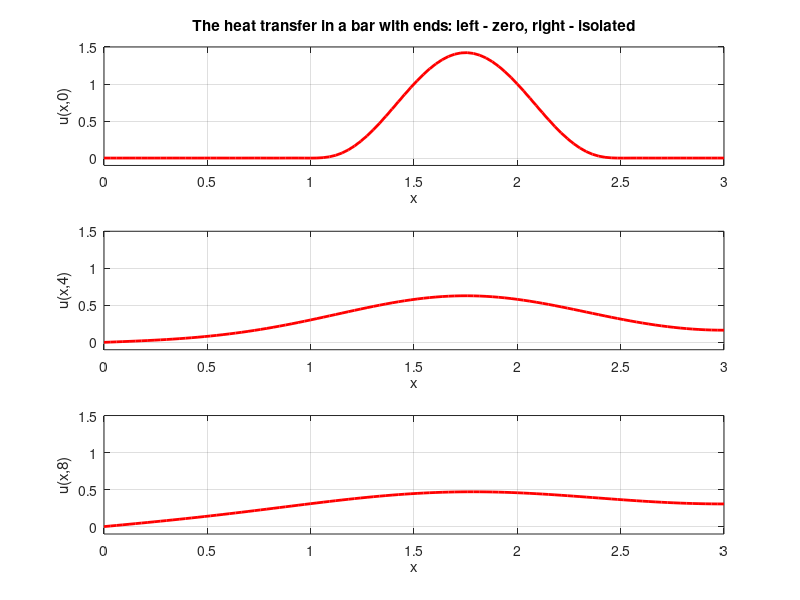

Reproduce this figure in MATLAB.
function HeatFourier1
 
L=3;a=0.2;
tmax=8;
t=linspace(0,tmax);
x=linspace(0,L);
 
function y=phi(x)
        for i=1:length(x)
        if 1<x(i) && x(i)<5/2
        y(i)=-(2*x(i)^2-7*x(i)+5)^3;
        else
        y(i)=0;
        end
        end
%y=1;
    end
 
    function y=heat(x,t)
K=30;
 y=0;
for k=0:K
    Xk=sin((2*k+1)*pi*x/(2*L));
    Ak=2*trapz(x, phi(x).*Xk)/L;
    Tk=Ak*exp(-(a*(2*k+1)*pi/(2*L))^2*t);
    y=y+Xk*Tk;
end
end
    
  for n=1:length(t)
    plot(x,heat(x,t(n)),'r','LineWidth',2)
    axis([0,L,-0.1,1.5])
    grid on
            xlabel('x')
            ylabel('The temtretaure u(x,t)')
            title('The heat transfer in a bar with ends: left - zero, right - isolated')
    getframe;
  end

  % ??? ??????? ??????? ?? ??????????
subplot(3,1,1)
plot(x,heat(x,0),'r', 'LineWidth',2)
           axis([0,L,-0.1,1.5])
    grid on
            xlabel('x')
            ylabel('u(x,0)')
            title('The heat transfer in a bar with ends: left - zero, right - isolated')
   
subplot(3,1,2)
plot(x,heat(x,4),'r', 'LineWidth',2)
            axis([0,L,-0.1,1.5])
    grid on
            xlabel('x')
            ylabel('u(x,4)')
            
   
            

subplot(3,1,3)
plot(x,heat(x,8),'r', 'LineWidth',2)
            axis([0,L,-0.1,1.5])
    grid on
            xlabel('x')
            ylabel('u(x,8)')
            
   
           
  
end
